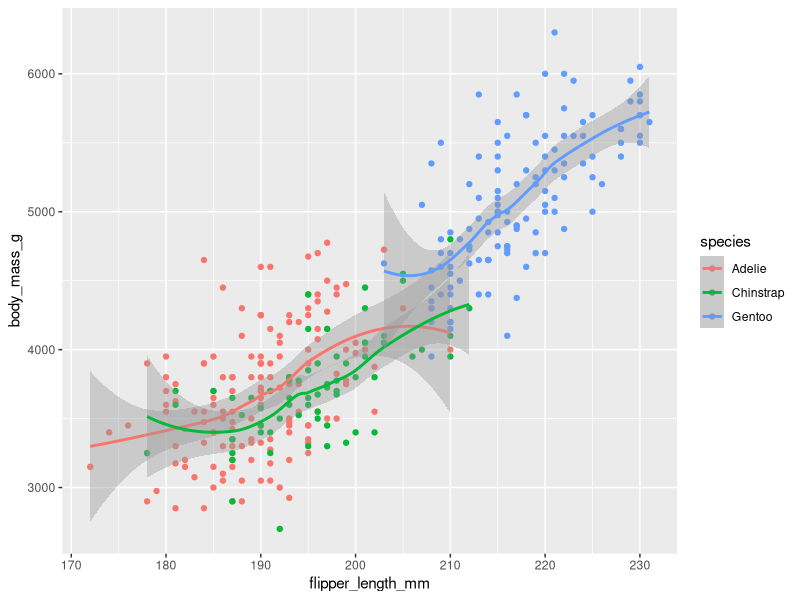
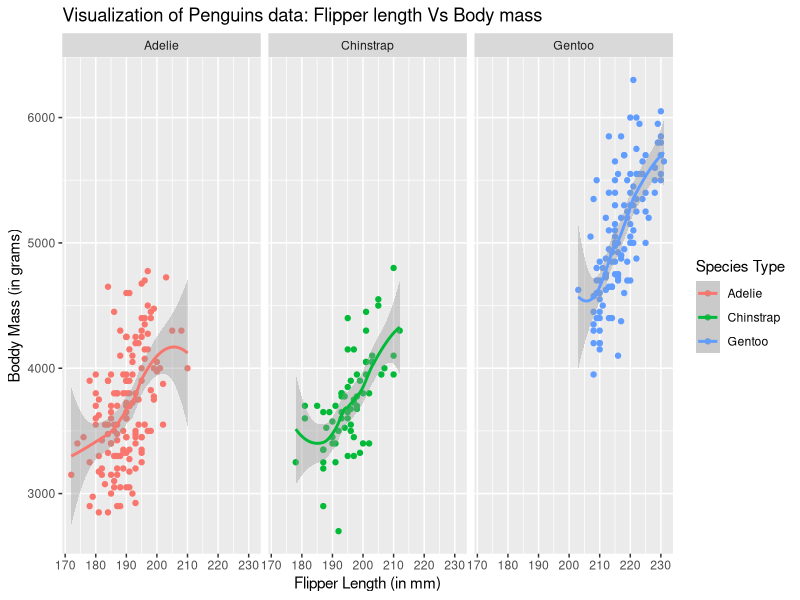
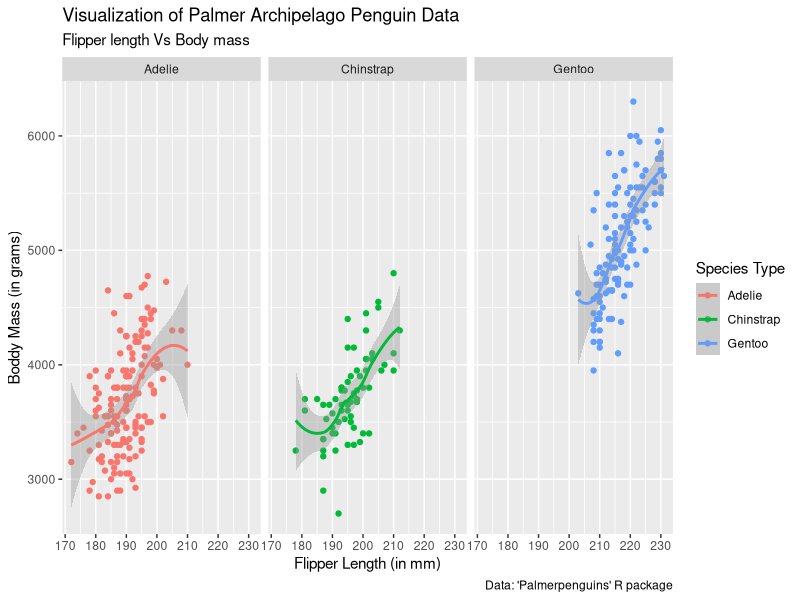
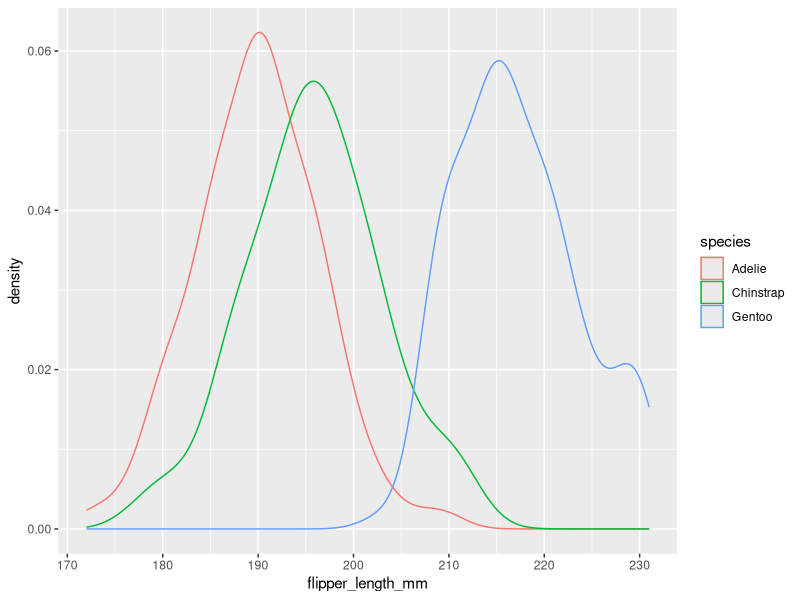
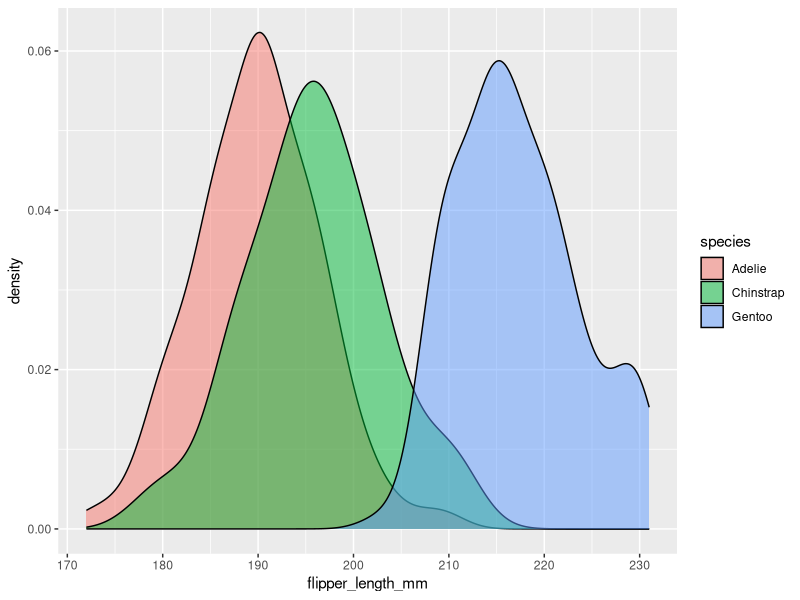
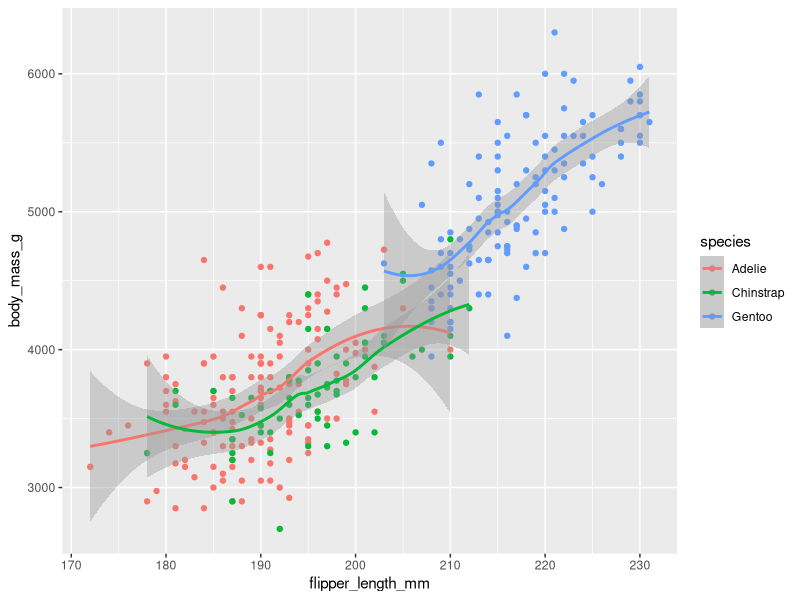
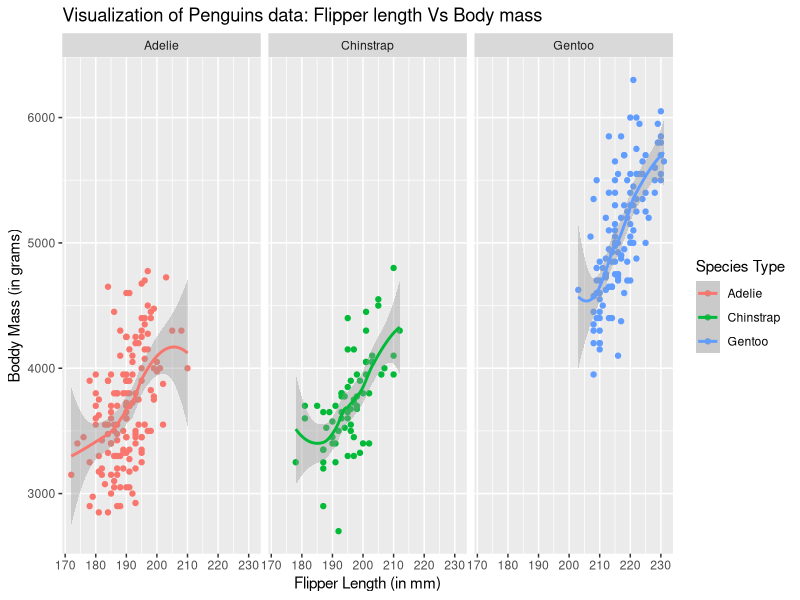
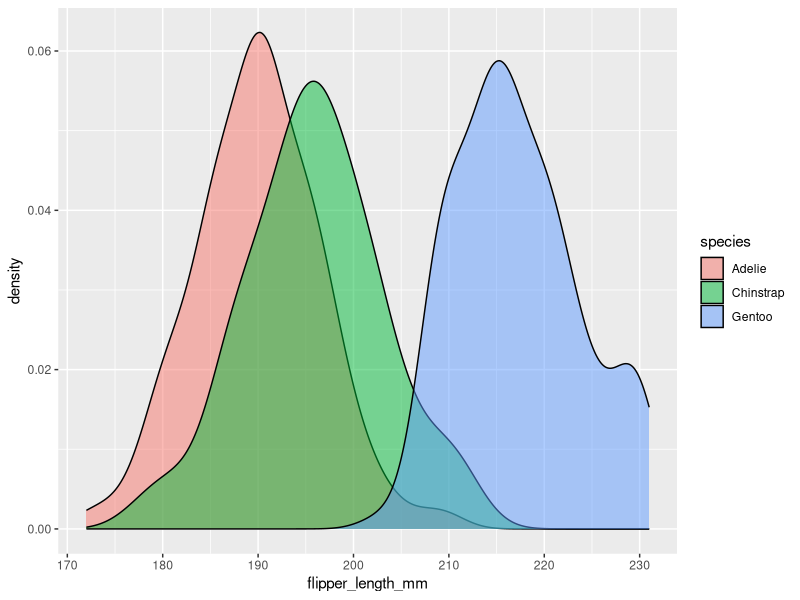

Write the R code that produced these figures, in order.
# Packages

library(tidyverse)
library(palmerpenguins)

# View the data
View(penguins)

#simple point plot
ggplot(data = penguins, aes(flipper_length_mm, body_mass_g, colour = species)) +
  geom_point() +
  geom_smooth()

ggsave("flip_len-bod_mas_point_viz.png", dpi = 300)

# add more readability
ggplot(data = penguins, aes(flipper_length_mm, body_mass_g, colour = species)) +
  geom_point() +
  geom_smooth() +
  facet_wrap(~species) +
  labs(title = "Visualization of Penguins data: Flipper length Vs Body mass",
       x = "Flipper Length (in mm)",
       y = "Boddy Mass (in grams)",
       colour = "Species Type"
  )

ggsave("flip_len-bod_mas_point-facet_viz.png", dpi = 300)


# Add caption about data Source
ggplot(data = penguins, aes(flipper_length_mm, body_mass_g, colour = species)) +
  geom_point() +
  geom_smooth() +
  facet_wrap(~species) +
  labs(title = "Visualization of Palmer Archipelago Penguin Data",
       subtitle = "Flipper length Vs Body mass",
       x = "Flipper Length (in mm)",
       y = "Boddy Mass (in grams)",
       colour = "Species Type",
       caption = "Data: 'Palmerpenguins' R package"
  )


# Density of Flipper length across species
ggplot(data = penguins, aes(flipper_length_mm, colour = species)) +
  geom_density()

ggplot() +
  geom_density(data = penguins, aes(flipper_length_mm, fill = species), alpha = 0.5)

ggsave("flip_density_viz.png", dpi = 300)

